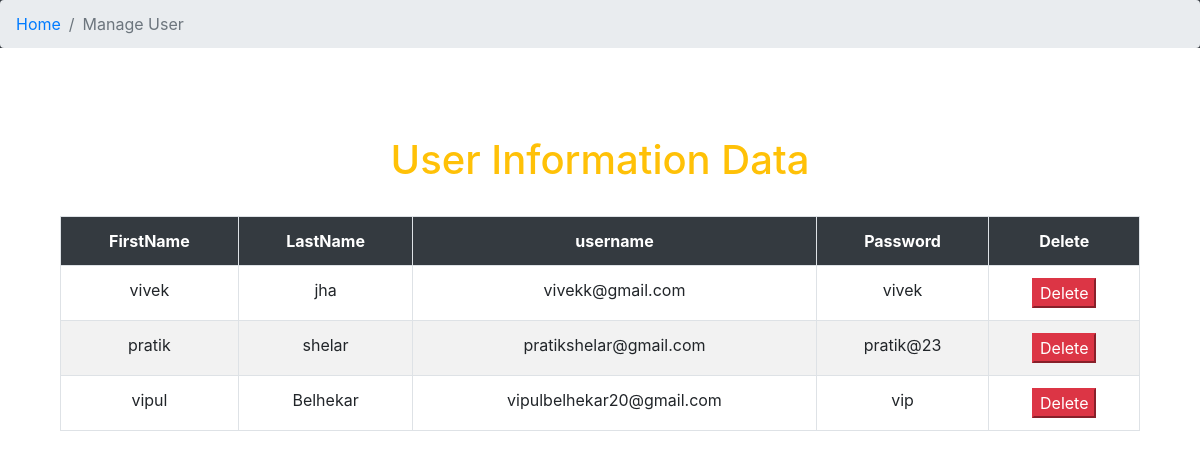
Screenshot of /display.php with the database file from the repository.
### tables this page shows
CREATE TABLE `flogin` (
  `id` int(11) NOT NULL,
  `fname` varchar(255) NOT NULL,
  `LNAME` varchar(255) NOT NULL,
  `MNO` varchar(255) NOT NULL,
  `STATE` varchar(255) NOT NULL,
  `birthhd` date NOT NULL,
  `mail` text NOT NULL,
  `pass` varchar(255) NOT NULL
);

### display.php (the view, shortened to what this page needs)
<!DOCTYPE html>
<html>
<head>
		<link rel="stylesheet" href="https://stackpath.bootstrapcdn.com/bootstrap/4.5.2/css/bootstrap.min.css">
		<link rel="stylesheet" type="text/css" href="admin_panel.css">
		 <link rel="stylesheet" href="https://stackpath.bootstrapcdn.com/font-awesome/4.7.0/css/font-awesome.min.css">
</head>
<body>
<nav style="--bs-breadcrumb-divider: '>';" aria-label="breadcrumb" class="bg-dark">
  <ol class="breadcrumb">
    <li class="breadcrumb-item"><a href="#" style="text-decoration: none; ">Home</a></li>
    <li class="breadcrumb-item active" aria-current="page">Manage User</li>
  </ol>
</nav><br>
<div class="container">
	<div class="col-lg-12"><br><br>
		<h1 class="text-warning text-center">User Information Data</h1>
		<br>
		<table class="table table-striped table-hover table-bordered">
			<tr class="bg-dark text-white text-center">
				<th>FirstName</th>
				<th>LastName</th>
				<th>username</th>
				<th>Password</th>
				<th>Delete</th>
			</tr>
			<?php
				 $con = mysqli_connect("localhost","root","","login1");
				 $q = "select  id,fname,LNAME,mail, pass from flogin";
				 $query= mysqli_query($con,$q);
				 while ($res = mysqli_fetch_array($query)) {
	?>
			<tr class="text-center">
				<td> <?php echo $res['fname']; ?> </td>
				<td> <?php echo $res['LNAME']; ?> </td>
				<td> <?php echo $res['mail']; ?> </td>
				<td> <?php echo $res['pass']; ?> </td>
				<td> <button class="btn-danger "> <a href="Delete.php?id=<?php echo $res['id'];?>" class="text-white"> Delete</a> </button></td>
			</tr>
			<?php
                }
			?>
		</table>
	</div>
</div>
</body>
</html>

### rows the page displays
flogin: fname "vivek", LNAME "jha", mail "vivekk@gmail.com", pass "vivek"
flogin: fname "pratik", LNAME "shelar", mail "pratikshelar@gmail.com", pass "pratik@23"
flogin: fname "vipul", LNAME "Belhekar", mail "vipulbelhekar20@gmail.com", pass "vip"
